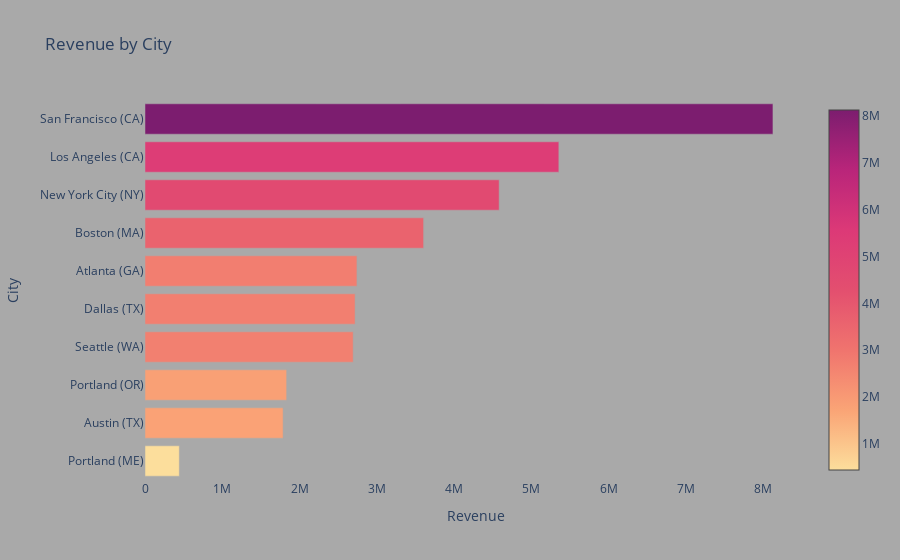

The code cell stored with this chart in its notebook:
### Code cell
# Visualization with Plotly
# Set styling parameters

colors = {'background':'darkgrey','text':'black'}

data = go.Bar(x=task2['Revenue']
              ,y = task2['City']
              ,orientation='h'
              ,marker = dict(
                color = task2['Revenue']
                ,showscale = True
                ,colorscale = 'Sunsetdark'
                ,line=dict(color=colors['background'])  
              )
              ,customdata=task2['vs Leader'] 
              ,hovertemplate="City: %{y}<br>Revenue: $%{x:.2s}<br>Difference to leader: %{customdata:.2s} <extra></extra>"
              
             )


layout = go.Layout(title = 'Revenue by City',
                  xaxis = dict(
                              title = 'Revenue'
                              ,showgrid = False
                              ,zeroline = False
                              # ,tickmode='linear'
                              # ,linecolor = colors['background']  
                              )
                  ,yaxis = dict(
                    title = 'City'
                    ,showgrid = False
                    # ,tickformat='$.1s'
                    ,zeroline = False
                    ,categoryorder = 'total ascending'

                  )
                  # ,template='plotly_white'
                  ,plot_bgcolor = colors['background']
                  ,paper_bgcolor = colors['background']
                   
                  )
fig_2 = go.Figure(data,layout)
fig_2.show()

### Figure 1 — Plotly figure (JSON) as saved in the notebook; plotly's stock layout.template omitted (floating-point values rounded to 4 significant figures)
{"data": [{"customdata": [7680000.0, 6337000.0, 6292000.0, 5431000.0, 5406000.0, 5382000.0, 4520000.0, 3542000.0, 2770000.0, 0], "hovertemplate": "City: %{y}<br>Revenue: $%{x:.2s}<br>Difference to leader: %{customdata:.2s} <extra></extra>", "marker": {"color": [444100.0, 1787000.0, 1833000.0, 2693000.0, 2718000.0, 2742000.0, 3604000.0, 4582000.0, 5354000.0, 8124000.0], "colorscale": [[0, "rgb(252, 222, 156)"], [0.1667, "rgb(250, 164, 118)"], [0.3333, "rgb(240, 116, 110)"], [0.5, "rgb(227, 79, 111)"], [0.6667, "rgb(220, 57, 119)"], [0.8333, "rgb(185, 37, 122)"], [1, "rgb(124, 29, 111)"]], "line": {"color": "darkgrey"}, "showscale": true}, "orientation": "h", "type": "bar", "x": [444100.0, 1787000.0, 1833000.0, 2693000.0, 2718000.0, 2742000.0, 3604000.0, 4582000.0, 5354000.0, 8124000.0], "y": [" Portland (ME)", " Austin (TX)", " Portland (OR)", " Seattle (WA)", " Dallas (TX)", " Atlanta (GA)", " Boston (MA)", " New York City (NY)", " Los Angeles (CA)", " San Francisco (CA)"]}], "layout": {"paper_bgcolor": "darkgrey", "plot_bgcolor": "darkgrey", "title": {"text": "Revenue by City"}, "xaxis": {"showgrid": false, "title": {"text": "Revenue"}, "zeroline": false}, "yaxis": {"categoryorder": "total ascending", "showgrid": false, "title": {"text": "City"}, "zeroline": false}}}
